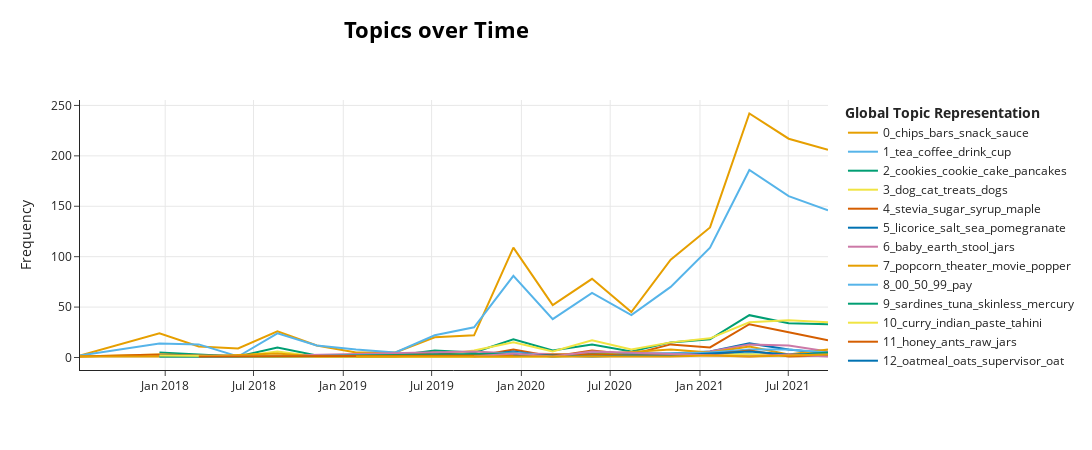

The notebook cell saved with this chart:
### Code cell
topic_model.visualize_topics_over_time(topics_over_time, top_n_topics=15)

### Figure 1 — Plotly figure (JSON) as saved in the notebook; plotly's stock layout.template omitted (floating-point values rounded to 4 significant figures)
{"data": [{"hoverinfo": "text", "hovertext": ["<b>Topic 0</b><br>Words: breadsticks, careless, upright, subscribed, hummus", "<b>Topic 0</b><br>Words: prunes, roll, cardboard, spray, chips", "<b>Topic 0</b><br>Words: germ, mixed, starving, hungry, shell", "<b>Topic 0</b><br>Words: pod, open, basil, india, lightly", "<b>Topic 0</b><br>Words: chimichurri, protein, fajita, almond, sauce", "<b>Topic 0</b><br>Words: butter, barney, glaze, peanuts, peanut", "<b>Topic 0</b><br>Words: frooties, jaws, skimpy, cordon, accurate", "<b>Topic 0</b><br>Words: wheatgrass, bettermade, craving, vices, borderline", "<b>Topic 0</b><br>Words: seeds, bob, ingesting, pumpkins, pumpkin", "<b>Topic 0</b><br>Words: wing, cashews, seeds, peanut, nutrition", "<b>Topic 0</b><br>Words: chips, ghee, sauce, kettle, cinnamon", "<b>Topic 0</b><br>Words: noodles, soba, chips, matcha, awful", "<b>Topic 0</b><br>Words: chips, id, market, business, mix", "<b>Topic 0</b><br>Words: golean, cereal, cheese, rebound, peanut", "<b>Topic 0</b><br>Words: chips, eat, bars, crackers, protein", "<b>Topic 0</b><br>Words: gluten, protein, bars, chips, rice", "<b>Topic 0</b><br>Words: sauce, cereal, crackers, spicy, bars", "<b>Topic 0</b><br>Words: bars, snack, chips, bar, noodles", "<b>Topic 0</b><br>Words: chips, peanut, protein, snack, pasta"], "marker": {"color": "#E69F00"}, "mode": "lines", "name": "0_chips_bars_snack_sauce", "type": "scatter", "x": ["2017-07-10T09:18:43.200000", "2017-12-20T04:48:00", "2018-03-10T19:12:00", "2018-05-30T09:36:00", "2018-08-19T00:00:00", "2018-11-07T14:24:00", "2019-01-27T04:48:00", "2019-04-17T19:12:00", "2019-07-07T09:36:00", "2019-09-26T00:00:00", "2019-12-15T14:24:00", "2020-03-05T04:48:00", "2020-05-24T19:12:00", "2020-08-13T09:36:00", "2020-11-02T00:00:00", "2021-01-21T14:24:00", "2021-04-12T04:48:00", "2021-07-01T19:12:00", "2021-09-20T09:36:00"], "y": [2, 24, 11, 9, 26, 12, 5, 5, 20, 22, 109, 52, 78, 45, 97, 129, 242, 217, 206]}, {"hoverinfo": "text", "hovertext": ["<b>Topic 1</b><br>Words: 6oz, sunkist, intial, 6pk, dare", "<b>Topic 1</b><br>Words: switch, burnt, cherry, coffee, airforce", "<b>Topic 1</b><br>Words: sorrento, strong, ginger, rooibos, stomach", "<b>Topic 1</b><br>Words: futuristic, bottle, enhancer, flavoring, spending", "<b>Topic 1</b><br>Words: coffee, cadbury, decaf, drink, sorta", "<b>Topic 1</b><br>Words: ese, pods, espresso, zico, tetra", "<b>Topic 1</b><br>Words: darjeeling, keemun, conjou, teas, davidson", "<b>Topic 1</b><br>Words: pee, mango, poo, poopy, leavs", "<b>Topic 1</b><br>Words: voss, orange, coffee, impress, water", "<b>Topic 1</b><br>Words: juice, orange, coffee, drink, drinks", "<b>Topic 1</b><br>Words: coffee, tea, drink, soda, juice", "<b>Topic 1</b><br>Words: milk, coffee, pb2, tea, coconut", "<b>Topic 1</b><br>Words: tea, coffee, drink, caffeine, cup", "<b>Topic 1</b><br>Words: tea, drink, coffee, cup, orange", "<b>Topic 1</b><br>Words: tea, soda, vitamin, soap, coffee", "<b>Topic 1</b><br>Words: coffee, tea, water, drink, cup", "<b>Topic 1</b><br>Words: tea, coffee, drink, cups, cup", "<b>Topic 1</b><br>Words: tea, coffee, drink, cup, strong", "<b>Topic 1</b><br>Words: coffee, tea, drink, juice, cups"], "marker": {"color": "#56B4E9"}, "mode": "lines", "name": "1_tea_coffee_drink_cup", "type": "scatter", "x": ["2017-07-10T09:18:43.200000", "2017-12-20T04:48:00", "2018-03-10T19:12:00", "2018-05-30T09:36:00", "2018-08-19T00:00:00", "2018-11-07T14:24:00", "2019-01-27T04:48:00", "2019-04-17T19:12:00", "2019-07-07T09:36:00", "2019-09-26T00:00:00", "2019-12-15T14:24:00", "2020-03-05T04:48:00", "2020-05-24T19:12:00", "2020-08-13T09:36:00", "2020-11-02T00:00:00", "2021-01-21T14:24:00", "2021-04-12T04:48:00", "2021-07-01T19:12:00", "2021-09-20T09:36:00"], "y": [2, 14, 13, 1, 24, 12, 8, 5, 22, 30, 81, 38, 64, 42, 70, 109, 186, 160, 146]}, {"hoverinfo": "text", "hovertext": ["<b>Topic 2</b><br>Words: threatening, faan, toast, delish, ironically", "<b>Topic 2</b><br>Words: grabbing, habit, breakfast, door, trouble", "<b>Topic 2</b><br>Words: collection, bread, separately, cookies, mixes", "<b>Topic 2</b><br>Words: lunchtime, cookie, breakfast, icing, thaw", "<b>Topic 2</b><br>Words: pliability, newtonss, maintains, softness, blueberry", "<b>Topic 2</b><br>Words: lo, carb, pizza, leilalove, macaron", "<b>Topic 2</b><br>Words: clayton, cakes, fruit, cake, overloaded", "<b>Topic 2</b><br>Words: cookies, cookie, martha, fudge, pancakes", "<b>Topic 2</b><br>Words: cookies, tang, zupas, pathetic, memorable", "<b>Topic 2</b><br>Words: cookies, cookie, crispy, nana, shortbread", "<b>Topic 2</b><br>Words: frosting, marketed, cookies, cracked, needs", "<b>Topic 2</b><br>Words: fig, paleo, cookies, cookie, gf", "<b>Topic 2</b><br>Words: flour, biscuits, bisquick, mix, cake", "<b>Topic 2</b><br>Words: cookies, pancakes, cakes, cake, pancake", "<b>Topic 2</b><br>Words: cake, cookies, df, pancakes, mixes", "<b>Topic 2</b><br>Words: cookie, cookies, cake, oreos, frosting"], "marker": {"color": "#009E73"}, "mode": "lines", "name": "2_cookies_cookie_cake_pancakes", "type": "scatter", "x": ["2017-12-20T04:48:00", "2018-05-30T09:36:00", "2018-08-19T00:00:00", "2018-11-07T14:24:00", "2019-04-17T19:12:00", "2019-07-07T09:36:00", "2019-09-26T00:00:00", "2019-12-15T14:24:00", "2020-03-05T04:48:00", "2020-05-24T19:12:00", "2020-08-13T09:36:00", "2020-11-02T00:00:00", "2021-01-21T14:24:00", "2021-04-12T04:48:00", "2021-07-01T19:12:00", "2021-09-20T09:36:00"], "y": [5, 1, 10, 2, 2, 7, 5, 18, 7, 13, 6, 15, 18, 42, 34, 33]}, {"hoverinfo": "text", "hovertext": ["<b>Topic 3</b><br>Words: enticing, poultry, release, cat, breaking", "<b>Topic 3</b><br>Words: urine, prescription, younger, overfeed, science", "<b>Topic 3</b><br>Words: reacting, beefeaters, cooperative, csr, protection", "<b>Topic 3</b><br>Words: movements, outside, bowel, utilized, whine", "<b>Topic 3</b><br>Words: merchant, wellness, cats, fromm, merchants", "<b>Topic 3</b><br>Words: fussy, bank, reorder, 35, lab", "<b>Topic 3</b><br>Words: lesssmelly, throws, stomachs, gobbled, carbohydrates", "<b>Topic 3</b><br>Words: kidney, anorexia, shun, giblets, whiskas", "<b>Topic 3</b><br>Words: fda, origin, consumers, associated, jerky", "<b>Topic 3</b><br>Words: china, cats, contaminated, pet, felidae", "<b>Topic 3</b><br>Words: dogs, buffalo, duck, dog, treats", "<b>Topic 3</b><br>Words: science, food, percent, hungry, wellness", "<b>Topic 3</b><br>Words: greta, purina, dog, china, dogs", "<b>Topic 3</b><br>Words: human, discriminating, pincher, pounce, arthritis", "<b>Topic 3</b><br>Words: pet, food, rendered, duck, cats", "<b>Topic 3</b><br>Words: dog, treats, cat, felidae, grain", "<b>Topic 3</b><br>Words: cat, cats, dog, treats, food", "<b>Topic 3</b><br>Words: dog, treats, dogs, china, food", "<b>Topic 3</b><br>Words: dog, treats, china, dogs, cat"], "marker": {"color": "#F0E442"}, "mode": "lines", "name": "3_dog_cat_treats_dogs", "type": "scatter", "x": ["2017-07-10T09:18:43.200000", "2017-12-20T04:48:00", "2018-03-10T19:12:00", "2018-05-30T09:36:00", "2018-08-19T00:00:00", "2018-11-07T14:24:00", "2019-01-27T04:48:00", "2019-04-17T19:12:00", "2019-07-07T09:36:00", "2019-09-26T00:00:00", "2019-12-15T14:24:00", "2020-03-05T04:48:00", "2020-05-24T19:12:00", "2020-08-13T09:36:00", "2020-11-02T00:00:00", "2021-01-21T14:24:00", "2021-04-12T04:48:00", "2021-07-01T19:12:00", "2021-09-20T09:36:00"], "y": [1, 3, 2, 1, 6, 1, 1, 2, 2, 7, 15, 6, 17, 8, 15, 19, 35, 37, 35]}, {"hoverinfo": "text", "hovertext": ["<b>Topic 4</b><br>Words: tablespoon, granulated, nectar, 60, 45", "<b>Topic 4</b><br>Words: maple, 16oz, drop, lemonade, grade", "<b>Topic 4</b><br>Words: pints, quarts, cherry, nervous, supermarkets", "<b>Topic 4</b><br>Words: coombs, maple, speedy, syrup, thanks", "<b>Topic 4</b><br>Words: sweetner, convinece, garage, bored, fake", "<b>Topic 4</b><br>Words: maple, syrup, kim, encased, hello", "<b>Topic 4</b><br>Words: miscellaneous, 500g, regulator, granulated, containing", "<b>Topic 4</b><br>Words: stevia, sugar, equal, quit, smart", "<b>Topic 4</b><br>Words: stevia, stevita, touched, supreme, recommendations", "<b>Topic 4</b><br>Words: kindergarten, sugar, houses, diffrence, teaches", "<b>Topic 4</b><br>Words: stumbling, skittles, bridal, aunt, torani", "<b>Topic 4</b><br>Words: syrup, candies, blueberry, locally, sugar", "<b>Topic 4</b><br>Words: grade, maple, syrup, stevia, quart", "<b>Topic 4</b><br>Words: maple, syrup, sugar, stevia, gingerbread", "<b>Topic 4</b><br>Words: stevia, truvia, dispenser, sugar, splenda", "<b>Topic 4</b><br>Words: stevia, sugar, candy, aspartame, truvia"], "marker": {"color": "#D55E00"}, "mode": "lines", "name": "4_stevia_sugar_syrup_maple", "type": "scatter", "x": ["2017-07-10T09:18:43.200000", "2017-12-20T04:48:00", "2018-03-10T19:12:00", "2018-08-19T00:00:00", "2019-04-17T19:12:00", "2019-07-07T09:36:00", "2019-09-26T00:00:00", "2019-12-15T14:24:00", "2020-03-05T04:48:00", "2020-05-24T19:12:00", "2020-08-13T09:36:00", "2020-11-02T00:00:00", "2021-01-21T14:24:00", "2021-04-12T04:48:00", "2021-07-01T19:12:00", "2021-09-20T09:36:00"], "y": [1, 3, 2, 1, 1, 5, 1, 8, 1, 7, 3, 13, 10, 33, 25, 17]}, {"hoverinfo": "text", "hovertext": ["<b>Topic 5</b><br>Words: ages, licorice, vines, pomegranate, chowing", "<b>Topic 5</b><br>Words: licorice, gustaf, laces, supplies, dissatisfied", "<b>Topic 5</b><br>Words: eaten, licorice, stale, fast, treats", "<b>Topic 5</b><br>Words: stretch, newman, licorice, course, products", "<b>Topic 5</b><br>Words: salt, sweat, body, retain, everybody", "<b>Topic 5</b><br>Words: rinse, prefer, fits, pomegranate, enjoyed", "<b>Topic 5</b><br>Words: licorice, salt, pomegranate, enhances, sea", "<b>Topic 5</b><br>Words: fiend, fiance, stir, correctly, cover", "<b>Topic 5</b><br>Words: salt, wildly, casserole, 510, requested", "<b>Topic 5</b><br>Words: licorice, black, salt, nuitionists, coarser", "<b>Topic 5</b><br>Words: salt, ouzo, oghi, vinegary, arent", "<b>Topic 5</b><br>Words: salt, sea, ketchup, table, concentration", "<b>Topic 5</b><br>Words: salt, licorice, table, sea, laces", "<b>Topic 5</b><br>Words: licorice, pomegranate, salt, table, pom", "<b>Topic 5</b><br>Words: salted, licorice, salt, acquired, holm"], "marker": {"color": "#0072B2"}, "mode": "lines", "name": "5_licorice_salt_sea_pomegranate", "type": "scatter", "x": ["2017-12-20T04:48:00", "2018-08-19T00:00:00", "2019-01-27T04:48:00", "2019-04-17T19:12:00", "2019-07-07T09:36:00", "2019-09-26T00:00:00", "2019-12-15T14:24:00", "2020-03-05T04:48:00", "2020-05-24T19:12:00", "2020-08-13T09:36:00", "2020-11-02T00:00:00", "2021-01-21T14:24:00", "2021-04-12T04:48:00", "2021-07-01T19:12:00", "2021-09-20T09:36:00"], "y": [2, 1, 1, 1, 3, 2, 6, 1, 4, 4, 4, 6, 14, 8, 4]}, {"hoverinfo": "text", "hovertext": ["<b>Topic 6</b><br>Words: costumer, okey, claims, bpa, lids", "<b>Topic 6</b><br>Words: earth, appalled, tonight, poison, angry", "<b>Topic 6</b><br>Words: babies, eb, bpa, preferred, yellow", "<b>Topic 6</b><br>Words: fenugreek, breastfeeding, mo, bust, odors", "<b>Topic 6</b><br>Words: colic, lactose, baby, cries, intake", "<b>Topic 6</b><br>Words: baby, zucchini, stretchy, notified, pears", "<b>Topic 6</b><br>Words: stool, constipation, colon, baby, breast", "<b>Topic 6</b><br>Words: earth, jars, baby, contained, usda", "<b>Topic 6</b><br>Words: baby, bpa, jars, october, old", "<b>Topic 6</b><br>Words: baby, similac, bpa, earth, stage"], "marker": {"color": "#CC79A7"}, "mode": "lines", "name": "6_baby_earth_stool_jars", "type": "scatter", "x": ["2018-03-10T19:12:00", "2018-05-30T09:36:00", "2019-09-26T00:00:00", "2019-12-15T14:24:00", "2020-05-24T19:12:00", "2020-11-02T00:00:00", "2021-01-21T14:24:00", "2021-04-12T04:48:00", "2021-07-01T19:12:00", "2021-09-20T09:36:00"], "y": [1, 1, 6, 4, 3, 2, 6, 13, 12, 6]}, {"hoverinfo": "text", "hovertext": ["<b>Topic 7</b><br>Words: orders, kettle, batch, popcorn, continue", "<b>Topic 7</b><br>Words: corn, northeast, glory, winter, common", "<b>Topic 7</b><br>Words: poper, enthusiasts, poped, stirring, kernels", "<b>Topic 7</b><br>Words: popcorn, chicago, separated, palmer, massive", "<b>Topic 7</b><br>Words: popcorn, contents, pour, cut, sure", "<b>Topic 7</b><br>Words: reese, cheesy, cheese, changed, purchasing", "<b>Topic 7</b><br>Words: table, popcorn, popped, salt, smartpop", "<b>Topic 7</b><br>Words: popcorn, northern, theater, dump, microwave", "<b>Topic 7</b><br>Words: popcorn, theater, partner, poweringly, basement", "<b>Topic 7</b><br>Words: popcorn, movie, india, cob, tree", "<b>Topic 7</b><br>Words: popcorn, popper, movie, theater, kernels", "<b>Topic 7</b><br>Words: popcorn, shortenings, truth, redenbacher, crisco", "<b>Topic 7</b><br>Words: popcorn, hulls, kale, popper, pop"], "marker": {"color": "#E69F00"}, "mode": "lines", "name": "7_popcorn_theater_movie_popper", "type": "scatter", "x": ["2017-07-10T09:18:43.200000", "2017-12-20T04:48:00", "2018-03-10T19:12:00", "2018-08-19T00:00:00", "2018-11-07T14:24:00", "2019-12-15T14:24:00", "2020-03-05T04:48:00", "2020-05-24T19:12:00", "2020-11-02T00:00:00", "2021-01-21T14:24:00", "2021-04-12T04:48:00", "2021-07-01T19:12:00", "2021-09-20T09:36:00"], "y": [1, 1, 1, 4, 1, 1, 3, 3, 8, 5, 11, 3, 8]}, {"hoverinfo": "text", "hovertext": ["<b>Topic 8</b><br>Words: children, beat, needs, special, need", "<b>Topic 8</b><br>Words: target, electronics, boat, concetrates, diapers", "<b>Topic 8</b><br>Words: mimsid7, superfresh, wegman, purchasesd, checking", "<b>Topic 8</b><br>Words: seven, packs, wary, 42, competitive", "<b>Topic 8</b><br>Words: woudl, walmart, cheaper, canister, double", "<b>Topic 8</b><br>Words: raising, 12pk, 131, 99buyer, 00", "<b>Topic 8</b><br>Words: rip, babies, 30, awesome, item", "<b>Topic 8</b><br>Words: shown, 95, prices, segment, entitled", "<b>Topic 8</b><br>Words: honeyville, weis, koolaid, dummy, 00", "<b>Topic 8</b><br>Words: marshmallows, 10, 95, 99, 00", "<b>Topic 8</b><br>Words: 00, mistake, locition, isworth, indianapolis", "<b>Topic 8</b><br>Words: pay, 00, publixrated, mistakeon, factoring"], "marker": {"color": "#56B4E9"}, "mode": "lines", "name": "8_00_50_99_pay", "type": "scatter", "x": ["2017-12-20T04:48:00", "2018-08-19T00:00:00", "2019-01-27T04:48:00", "2019-07-07T09:36:00", "2019-09-26T00:00:00", "2019-12-15T14:24:00", "2020-03-05T04:48:00", "2020-11-02T00:00:00", "2021-01-21T14:24:00", "2021-04-12T04:48:00", "2021-07-01T19:12:00", "2021-09-20T09:36:00"], "y": [1, 1, 2, 2, 2, 5, 1, 4, 5, 8, 8, 5]}, {"hoverinfo": "text", "hovertext": ["<b>Topic 9</b><br>Words: bela, siracha, grossed, sake, adore", "<b>Topic 9</b><br>Words: sardines, skinless, neutral, absence, mercury", "<b>Topic 9</b><br>Words: tuna, caviar, marky, charleston, maypurchase", "<b>Topic 9</b><br>Words: kippers, renewable, herring, omega, loving", "<b>Topic 9</b><br>Words: sardines, olives, cora, crown, skinless", "<b>Topic 9</b><br>Words: sardines, connoisseurs, fitting, confirm, tightly", "<b>Topic 9</b><br>Words: sardines, tuna, addiction, tomatosauce, thistin", "<b>Topic 9</b><br>Words: tuna, embasa, afganastan, fillet, daugter", "<b>Topic 9</b><br>Words: awwfuul, sardines, tuna, superior, satisfying", "<b>Topic 9</b><br>Words: tuna, sardines, commissary, filets, mercury"], "marker": {"color": "#009E73"}, "mode": "lines", "name": "9_sardines_tuna_skinless_mercury", "type": "scatter", "x": ["2017-12-20T04:48:00", "2018-08-19T00:00:00", "2019-12-15T14:24:00", "2020-03-05T04:48:00", "2020-05-24T19:12:00", "2020-11-02T00:00:00", "2021-01-21T14:24:00", "2021-04-12T04:48:00", "2021-07-01T19:12:00", "2021-09-20T09:36:00"], "y": [1, 1, 4, 1, 3, 2, 3, 3, 2, 5]}, {"hoverinfo": "text", "hovertext": ["<b>Topic 10</b><br>Words: curry, paste, tailor, madras, confidence", "<b>Topic 10</b><br>Words: curry, slush, videos, bearing, pork", "<b>Topic 10</b><br>Words: indian, cookbook, spices, coast, book", "<b>Topic 10</b><br>Words: tikka, masala, dish, curry, chicken", "<b>Topic 10</b><br>Words: result, yield, leftover, modified, indian", "<b>Topic 10</b><br>Words: espeically, recognize, successful, pronounce, blended", "<b>Topic 10</b><br>Words: pates, biryani, preparation, instructed, curry", "<b>Topic 10</b><br>Words: curry, tahini, paste, kevala, mae", "<b>Topic 10</b><br>Words: indian, jyoti, shockingly, relieved, virgin", "<b>Topic 10</b><br>Words: indian, curry, aloo, palak, defrost", "<b>Topic 10</b><br>Words: curry, juicesaltgarlicblend, yummier, panang, chickpeas"], "marker": {"color": "#F0E442"}, "mode": "lines", "name": "10_curry_indian_paste_tahini", "type": "scatter", "x": ["2017-12-20T04:48:00", "2018-08-19T00:00:00", "2019-09-26T00:00:00", "2019-12-15T14:24:00", "2020-03-05T04:48:00", "2020-05-24T19:12:00", "2020-08-13T09:36:00", "2021-01-21T14:24:00", "2021-04-12T04:48:00", "2021-07-01T19:12:00", "2021-09-20T09:36:00"], "y": [2, 1, 1, 1, 1, 2, 2, 3, 3, 2, 3]}, {"hoverinfo": "text", "hovertext": ["<b>Topic 11</b><br>Words: butterenjoy, honeyspread, manuka, ancient, arnold", "<b>Topic 11</b><br>Words: honey, exercising, running, suppose, energetic", "<b>Topic 11</b><br>Words: honey, crystallized, jar, spooning, pounder", "<b>Topic 11</b><br>Words: honey, jars, trip, powers, breakfasts", "<b>Topic 11</b><br>Words: honey, type, diminished, neck, honeys", "<b>Topic 11</b><br>Words: honey, ants, raw, jars, attracting", "<b>Topic 11</b><br>Words: hives, yucky, cure, um, grandmother", "<b>Topic 11</b><br>Words: remembered, implosion, slope, honey, colorado"], "marker": {"color": "#D55E00"}, "mode": "lines", "name": "11_honey_ants_raw_jars", "type": "scatter", "x": ["2018-03-10T19:12:00", "2019-12-15T14:24:00", "2020-05-24T19:12:00", "2020-08-13T09:36:00", "2021-01-21T14:24:00", "2021-04-12T04:48:00", "2021-07-01T19:12:00", "2021-09-20T09:36:00"], "y": [1, 2, 3, 2, 3, 7, 1, 2]}, {"hoverinfo": "text", "hovertext": ["<b>Topic 12</b><br>Words: supervisor, oatmeal, service, english, speak", "<b>Topic 12</b><br>Words: shoveling, monotonous, tastiest, oatmeal, walking", "<b>Topic 12</b><br>Words: oatmeal, mccann, steel, delighted, quaker", "<b>Topic 12</b><br>Words: originally, oats, oatmeal, virginia, intend", "<b>Topic 12</b><br>Words: oatmeal, oats, brown, ratio, braeburn", "<b>Topic 12</b><br>Words: mcdougall, oatmeal, oatcake, oats, dr", "<b>Topic 12</b><br>Words: oat, bran, cecilia, agin, andtaste"], "marker": {"color": "#0072B2"}, "mode": "lines", "name": "12_oatmeal_oats_supervisor_oat", "type": "scatter", "x": ["2019-12-15T14:24:00", "2020-05-24T19:12:00", "2020-08-13T09:36:00", "2020-11-02T00:00:00", "2021-04-12T04:48:00", "2021-07-01T19:12:00", "2021-09-20T09:36:00"], "y": [3, 1, 2, 2, 6, 3, 3]}, {"hoverinfo": "text", "hovertext": ["<b>Topic 13</b><br>Words: audrey, plant, roots, deceased, facilitate", "<b>Topic 13</b><br>Words: plant, dead, arrival, nurtured, undersized", "<b>Topic 13</b><br>Words: mangled, gonna, arrival, dead, plant", "<b>Topic 13</b><br>Words: soil, plant, compound, dead, base", "<b>Topic 13</b><br>Words: beautiful, uneasy, bonsaiboy, plant, tree", "<b>Topic 13</b><br>Words: plant, bamboo, superb, shape, planting", "<b>Topic 13</b><br>Words: retail, nearly, supposed, normally, packaged"], "marker": {"color": "#CC79A7"}, "mode": "lines", "name": "13_plant_dead_soil_audrey", "type": "scatter", "x": ["2019-09-26T00:00:00", "2019-12-15T14:24:00", "2020-03-05T04:48:00", "2020-05-24T19:12:00", "2021-04-12T04:48:00", "2021-07-01T19:12:00", "2021-09-20T09:36:00"], "y": [1, 4, 1, 6, 1, 3, 1]}, {"hoverinfo": "text", "hovertext": ["<b>Topic 14</b><br>Words: laptop, recognize, hours, icicle, plug", "<b>Topic 14</b><br>Words: firmware, windows, newer, troubleshooting, exchanging", "<b>Topic 14</b><br>Words: nuff, noise, pitched, signal, flimsy", "<b>Topic 14</b><br>Words: shure, volume, macbook, loudly, audacity", "<b>Topic 14</b><br>Words: mic, preamp, recording, icicle, xlr", "<b>Topic 14</b><br>Words: blue, authorization, tech, constant, pitched", "<b>Topic 14</b><br>Words: icicle, guitar, din, microphone, c3000b", "<b>Topic 14</b><br>Words: working, feather, software, hassles, flimsy", "<b>Topic 14</b><br>Words: signal, mic, recording, condenser, sound"], "marker": {"color": "#E69F00"}, "mode": "lines", "name": "14_mic_icicle_recording_signal", "type": "scatter", "x": ["2019-01-27T04:48:00", "2019-07-07T09:36:00", "2019-12-15T14:24:00", "2020-03-05T04:48:00", "2020-05-24T19:12:00", "2020-11-02T00:00:00", "2021-01-21T14:24:00", "2021-04-12T04:48:00", "2021-09-20T09:36:00"], "y": [1, 1, 1, 1, 1, 1, 2, 1, 3]}], "layout": {"height": 450, "hoverlabel": {"bgcolor": "white", "font": {"family": "Rockwell", "size": 16}}, "legend": {"title": {"text": "<b>Global Topic Representation"}}, "title": {"font": {"color": "Black", "size": 22}, "text": "<b>Topics over Time</b>", "x": 0.4, "xanchor": "center", "y": 0.95, "yanchor": "top"}, "width": 1250, "xaxis": {"showgrid": true}, "yaxis": {"showgrid": true, "title": {"text": "Frequency"}}}}
